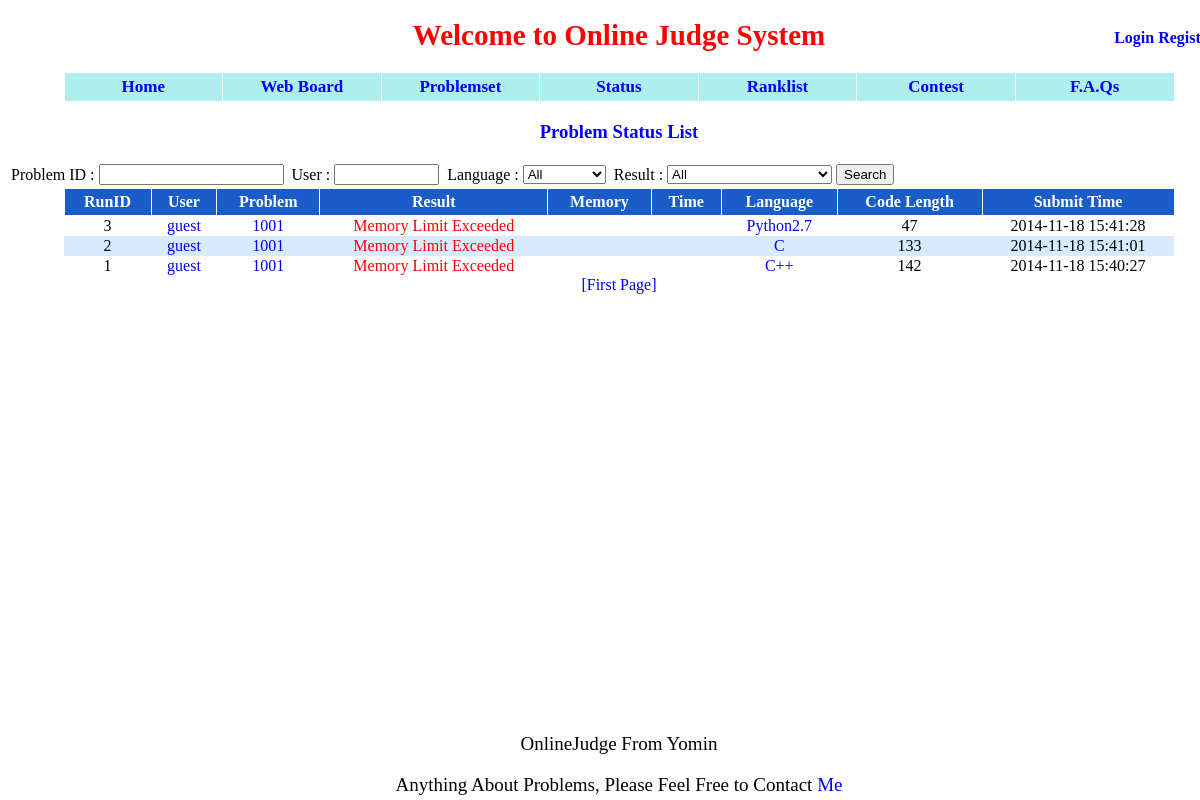
The app's page /status/ with its own data.
### appfile/models.py (models this page shows, shortened)
class Submit(db.Model):
    runid = db.Column(db.Integer, primary_key = True)
    userid = db.Column(db.String(22))
    pid = db.Column(db.Integer)
    result = db.Column(db.String(22), default = 'Pending')
    memory_used = db.Column(db.Integer, default = None)
    time_used = db.Column(db.Integer, default = None)
    language = db.Column(db.String(22))
    src = db.Column(db.Text)
    length = db.Column(db.Integer)
    submit_time = db.Column(db.String(22))
    ce_error = db.Column(db.Text, default = None)

### appfile/views.py (the view)
@app.route('/status/', methods = ['GET','POST'])
@app.route('/status/page=<int:page>')
def status(page = 1):
    form = SearchSubmitForm()
    if request.method == 'POST':
        subq = Submit.query
        if form.pid.data:
            subq = subq.filter_by(pid = form.pid.data)
        if form.userid.data:
            subq = subq.filter_by(userid = form.userid.data)
        if form.language.data and form.language.data != 'All':
            subq = subq.filter_by(language = form.language.data)
        if form.result.data and form.result.data != 'All':
            subq = subq.filter_by(result = form.result.data)
        submit_list = subq.paginate(page, MAX_SUBMIT_NUM_ONE_PAGE, False)
    else:
        submit_list = Submit.query.order_by(Submit.runid.desc()).paginate(page, MAX_SUBMIT_NUM_ONE_PAGE, False)
    return render_template('status.html', submit_list = submit_list, form = form)

### appfile/forms.py
class SearchSubmitForm(Form):
    pid = IntegerField('Problem ID')
    userid = TextField('UserID')
    language = SelectField(choices = [('All','All'), ('C++', 'C++'), ('C', 'C'), ('Python2.7', 'Python2.7')])
    result = SelectField(choices = [ ('All','All'), \
                                     ('Accepted', 'Accepted'), \
                                     ('Presentation Error', 'Presentation Error'), \
                                     ('Time Limit Exceeded', 'Time Limit Exceeded'), \
                                     ('Memory Limit Exceeded', 'Memory Limit Exceeded'), \
                                     ('Wrong Answer', 'Wrong Answer'), \
                                     ('Runtime Error', 'Runtime Error'), \
                                     ('Output Limit Exceeded', 'Output Limit Exceeded'), \
                                     ('Compile Error', 'Compile Error')])

### appfile/views.py (called while the page is built)
@app.before_request
def before_request():
    g.user = current_user
    if g.user.is_authenticated():
        g.url = url_for('userinfo',userID = g.user.userID)

### appfile/templates/status.html (shortened to what this page needs)
{% extends "base.html" %}
{% block content %}
<center><h3 style="color: blue"> Problem Status List </h3></center>
<div style="width:1111px" class="center">
<form action={{ url_for('status') }} method="POST">
    <table class="center">
        <tr>
            <td> Problem ID : </td>
            <td> {{ form.pid(size=7) }} </td>
            <td></td>
            <td> User : </td>
            <td> {{ form.userid(size=10) }} </td>
            <td></td>
            <td> Language : </td>
            <td> {{ form.language }} </td>
            <td></td>
            <td> Result : </td>
            <td> {{ form.result }} </td>
            <td><button type="submit"> Search </button></td>
        </tr>
    </table>
</form>
</div>
<table id="list">
    <tr>
        <th> RunID</th>
        <th> User </th>
        <th> Problem </th>
        <th> Result </th>
        <th> Memory </th>
        <th> Time </th>
        <th> Language </th>
        <th> Code Length </th>
        <th> Submit Time </th>
    </tr>
    {% for submit in submit_list.items %}
    <tr style="{{ loop.cycle('','background-color:#D7EBFF') }}">
        <td> {{ submit.runid }}  </td>
        <td> <a href={{ url_for('userinfo',userID = submit.userid) }}>{{ submit.userid }}</a> </td>
        <td> <a href={{ url_for('show_problem', pid = submit.pid) }}>{{ submit.pid + 1000 }}</a> </td>
        {% if submit.result == 'Accepted' %}
            {% set status = "blue" %}
        {% elif submit.result == 'Pending' or submit.result == 'Runing' or submit.result == 'Compile Error' %}
            {% set status = "green" %}
        {% else %}
            {% set status = "red" %}
        {% endif%}
        <td class={{ status }}>
            {% if submit.result == 'Compile Error' %}
                <a target="_blank" href={{ url_for('show_compile_info', runid = submit.runid) }}>{{ submit.result }}</a>
            {% else %}
                {{ submit.result }}
            {% endif %}
        </td>
        {% if submit.result == 'Accepted' %}
            <td> {{ submit.memory_used }} K </td>
            <td> {{ submit.time_used }} MS </td>
        {% else %}
            <td></td>
            <td></td>
        {% endif %}
        <td><a target="_blank" href={{ url_for('viewcode', runid = submit.runid) }}> {{ submit.language }} </a></td>
        <td> {{ submit.length }}</td>
        <td> {{ submit.submit_time }} </td>
    </tr>
    {% endfor %}
</table>
<div class="center">
    <a href="/status/"> [First Page] </a>
</div>
{% endblock %}

### appfile/static/css/style.css (style rules this page uses)
a:link { text-decoration: none; color: blue; }
#list { width: 1111px; border-collapse: collapse; margin: 0 auto; font-size: 16px; text-align: center; }
#list th { padding: 4px 7px 4px 7px; background-color: #1A5CC8; border: 1px solid white; color: white; }
.red { color: red; }
.center { text-align: center; }

### records on screen
Submit: runid "3", userid "guest", submit.pid+1000 "1001", result "Memory Limit Exceeded", language "Python2.7", length "47", submit_time "2014-11-18 15:41:28"
Submit: runid "2", userid "guest", submit.pid+1000 "1001", result "Memory Limit Exceeded", language "C", length "133", submit_time "2014-11-18 15:41:01"
Submit: runid "1", userid "guest", submit.pid+1000 "1001", result "Memory Limit Exceeded", language "C++", length "142", submit_time "2014-11-18 15:40:27"
